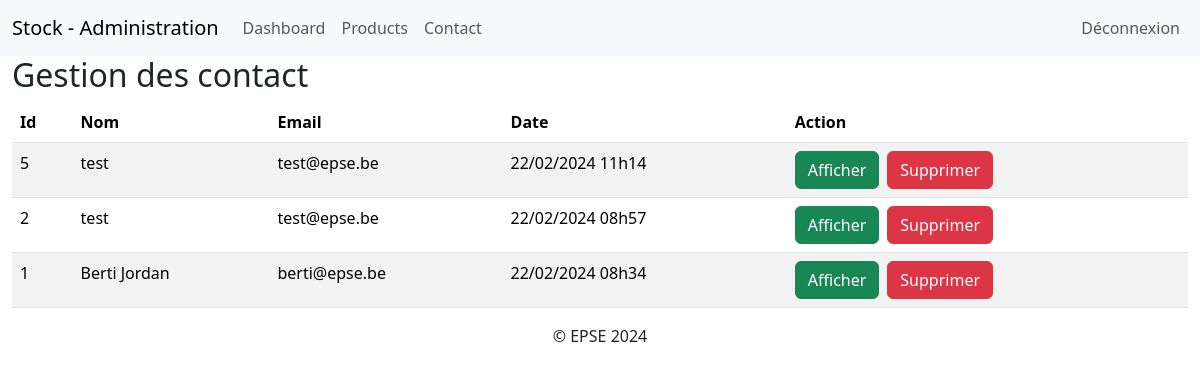
The page /admin/contact.php (signed in) on the database its author committed.
### tables this page shows
CREATE TABLE IF NOT EXISTS `contact` (
  `id` int NOT NULL AUTO_INCREMENT,
  `nom` varchar(100) NOT NULL,
  `email` varchar(255) NOT NULL,
  `sujet` varchar(255) NOT NULL,
  `message` text NOT NULL,
  `date` datetime NOT NULL,
  PRIMARY KEY (`id`)
);

### admin/contact.php (the view, shortened to what this page needs)
<?php
    require "../connexion.php";
?>
<!DOCTYPE html>
<html lang="en">
<head>
    <link href="https://cdn.jsdelivr.net/npm/bootstrap@5.3.2/dist/css/bootstrap.min.css" rel="stylesheet">
    <link rel="stylesheet" type="text/css" href="../style.css">
</head>
<body>
    <?php
        include("partials/header.php");
    ?>
    <div class="container-fluid">
     <h2>Gestion des contact</h2>
    <table class="table table-striped">
        <thead>
            <tr>
                <th>Id</th>
                <th>Nom</th>
                <th>Email</th>
                <th>Date</th>
                <th>Action</th>
            </tr>
        </thead>
        <tbody>
            <?php
                $contacts = $bdd->query("SELECT id, nom, email, DATE_FORMAT(date, '%d/%m/%Y %hh%i') AS mydate FROM contact ORDER BY date DESC");
                while($donContact = $contacts->fetch())
                {
                    echo "<tr>";
                        echo "<td>".$donContact['id']."</td>";
                        echo "<td>".$donContact['nom']."</td>";
                        echo "<td>".$donContact['email']."</td>";
                        echo "<td>".$donContact['mydate']."</td>";
                        echo "<td>";
                            echo "<a href='showContact.php?id=".$donContact['id']."' class='btn btn-success'>Afficher</a>";
                            echo "<a href='contact.php?delete=".$donContact['id']."' class='btn btn-danger ms-2'>Supprimer</a>";
                        echo "</td>";
                    echo "</tr>";
                }
            ?>
        </tbody>
    </table>
    </div>
    <?php
        include("partials/footer.php");
    ?>
</body>
</html>

### rows shown on the page
contact: id "5", nom "test", email "test@epse.be", mydate "22/02/2024 11h14"
contact: id "2", nom "test", email "test@epse.be", mydate "22/02/2024 08h57"
contact: id "1", nom "Berti Jordan", email "berti@epse.be", mydate "22/02/2024 08h34"
